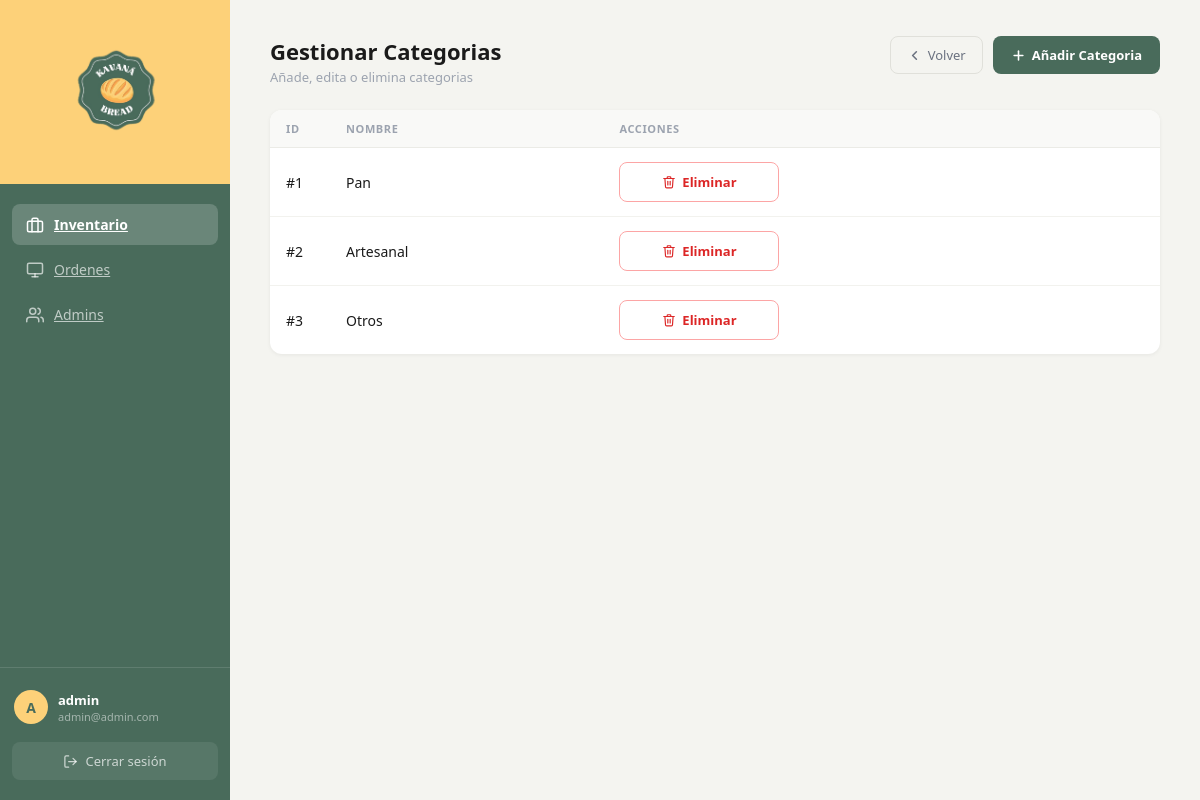
The page /admin/manage-categories.php (signed in) on the database its author committed.
### tables this page shows
CREATE TABLE `category` (
  `category_ID` int(11) NOT NULL,
  `name` varchar(100) NOT NULL
);

### admin/manage-categories.php (the view, shortened to what this page needs)
<?php
include(__DIR__ . '/../config/db.php');
?>
<!DOCTYPE html>
<html lang="es">
<head>
    <link rel="stylesheet" href="/kavanabread/assets/styles.css">
</head>
<body class="admin-layout">
    <aside class="admin-sidebar">
        <div class="sidebar-logo">
            <img src="../assets/logo.png" alt="Kavana Bread">
        </div>
        <nav class="sidebar-nav">
            <a href="panel.php" class="nav-item active">
                Inventario
            </a>
            <a href="panel.php" class="nav-item">
                <svg xmlns="http://www.w3.org/2000/svg" width="18" height="18" viewBox="0 0 24 24" fill="none" stroke="currentColor" stroke-width="2" stroke-linecap="round" stroke-linejoin="round"><rect x="2" y="3" width="20" height="14" rx="2"/><line x1="8" y1="21" x2="16" y2="21"/><line x1="12" y1="17" x2="12" y2="21"/></svg>
                Ordenes
            </a>
            <a href="panel.php" class="nav-item">
                Admins
            </a>
        </nav>
        <div class="sidebar-footer">
            <div class="user-chip">
                <div class="user-avatar"><?php echo strtoupper(substr($_SESSION['username'], 0, 1)); ?></div>
                <div class="user-details">
                    <span><?php echo htmlspecialchars($_SESSION['username']); ?></span>
                    <small><?php echo htmlspecialchars($_SESSION['email']); ?></small>
                </div>
            </div>
            <a href="../logout.php" class="btn-logout">
                <svg xmlns="http://www.w3.org/2000/svg" width="15" height="15" viewBox="0 0 24 24" fill="none" stroke="currentColor" stroke-width="2" stroke-linecap="round" stroke-linejoin="round"><path d="M9 21H5a2 2 0 0 1-2-2V5a2 2 0 0 1 2-2h4"/><polyline points="16 17 21 12 16 7"/><line x1="21" y1="12" x2="9" y2="12"/></svg>
                Cerrar sesión
            </a>
        </div>
    </aside>
    <main class="admin-main">
        <div class="tab-header">
            <div>
                <h1>Gestionar Categorias</h1>
                <p class="tab-subtitle">Añade, edita o elimina categorias</p>
            </div>
            <div style="display:flex; gap:10px;">
                <a href="panel.php" class="btn-back">
                    <svg xmlns="http://www.w3.org/2000/svg" width="15" height="15" viewBox="0 0 24 24" fill="none" stroke="currentColor" stroke-width="2.5" stroke-linecap="round" stroke-linejoin="round"><polyline points="15 18 9 12 15 6"/></svg>
                    Volver
                </a>
                <a href="add-category.php" class="btn-primary">
                    <svg xmlns="http://www.w3.org/2000/svg" width="15" height="15" viewBox="0 0 24 24" fill="none" stroke="currentColor" stroke-width="2.5" stroke-linecap="round" stroke-linejoin="round"><line x1="12" y1="5" x2="12" y2="19"/><line x1="5" y1="12" x2="19" y2="12"/></svg>
                    Añadir Categoria
                </a>
            </div>
        </div>
        <div class="content-card">
            <table class="admin-table">
                <thead>
                    <tr>
                        <th>ID</th>
                        <th>Nombre</th>
                        <th>Acciones</th>
                    </tr>
                </thead>
                <tbody>
                    <?php
                    $catResult = mysqli_query($conn, "SELECT category_ID, name FROM category");
                    while ($cat = mysqli_fetch_array($catResult)) { ?>
                     <form method="POST">
                    <tr>
                        <td class="td-id">#<?php echo $cat['category_ID']; ?></td>
                        <td class="td-name"><?php echo htmlspecialchars($cat['name']); ?></td>
                        <td class="td-actions">
                            <button type="submit" name="eliminar" class="btn-danger btn-danger-sm" style="min-width:160px; justify-content:center;" onclick="return confirm('¿Eliminar esta categoria?');">
                                Eliminar
                            </button>
                        </td>
                          </form>
                    <?php } ?>
                </tbody>
            </table>
        </div>
    </main>
</body>
</html>

### assets/styles.css (style rules this page uses)
* { margin: 0; padding: 0; box-sizing: border-box; }
body { font-family: 'Segoe UI', sans-serif; }
.admin-layout { display: flex; min-height: 100vh; background-color: #f4f4f0; font-family: 'Segoe UI', sans-serif; }
.admin-sidebar { width: 230px; background-color: #496B5B; display: flex; flex-direction: column; position: fixed; top: 0; left: 0; height: 100vh; z-index: 100; }
.sidebar-logo { background-color: #FDD179; padding: 28px 20px; display: flex; align-items: center; justify-content: center; }
.sidebar-logo img { width: 96px; height: auto; object-fit: contain; }
.sidebar-nav { flex: 1; padding: 20px 12px; display: flex; flex-direction: column; gap: 4px; }
.nav-item { display: flex; align-items: center; gap: 10px; width: 100%; padding: 11px 14px; border-radius: 8px; background: transparent; border: none; color: rgba(255, 255, 255, 0.65); font-size: 14px; font-weight: 500; font-family: 'Segoe UI', sans-serif; cursor: pointer; text-align: left; transition: background-color 0.15s, color 0.15s; }
.nav-item.active { background-color: rgba(255, 255, 255, 0.18); color: #ffffff; font-weight: 600; }
.sidebar-footer { padding: 16px 12px 20px; border-top: 1px solid rgba(255, 255, 255, 0.12); display: flex; flex-direction: column; gap: 12px; }
.user-chip { display: flex; align-items: center; gap: 10px; padding: 6px 2px; }
.user-avatar { width: 34px; height: 34px; border-radius: 50%; background-color: #FDD179; color: #496B5B; display: flex; align-items: center; justify-content: center; font-size: 14px; font-weight: 700; flex-shrink: 0; }
.user-details { display: flex; flex-direction: column; overflow: hidden; }
.user-details span { color: #ffffff; font-size: 13px; font-weight: 600; white-space: nowrap; overflow: hidden; text-overflow: ellipsis; }
.user-details small { color: rgba(255, 255, 255, 0.5); font-size: 11px; white-space: nowrap; overflow: hidden; text-overflow: ellipsis; }
.btn-logout { display: flex; align-items: center; justify-content: center; gap: 7px; padding: 10px 14px; background-color: rgba(255, 255, 255, 0.08); color: rgba(255, 255, 255, 0.7); text-decoration: none; border-radius: 8px; font-size: 13px; font-weight: 500; transition: background-color 0.15s, color 0.15s; }
.admin-main { margin-left: 230px; flex: 1; padding: 36px 40px; min-height: 100vh; }
.tab-header { display: flex; align-items: flex-start; justify-content: space-between; margin-bottom: 24px; }
.tab-header h1 { font-size: 22px; font-weight: 700; color: #1a1a1a; margin-bottom: 2px; }
.tab-subtitle { font-size: 13px; color: #9ca3af; margin: 0; }
.btn-primary { display: inline-flex; align-items: center; gap: 6px; padding: 10px 18px; background-color: #496B5B; color: #ffffff; border: none; border-radius: 8px; font-size: 13px; font-weight: 600; font-family: 'Segoe UI', sans-serif; cursor: pointer; text-decoration: none; transition: background-color 0.15s; white-space: nowrap; flex-shrink: 0; }
.content-card { background-color: #ffffff; border-radius: 12px; overflow: hidden; box-shadow: 0 1px 4px rgba(0, 0, 0, 0.06); }
.admin-table { width: 100%; border-collapse: collapse; }
.admin-table thead tr { background-color: #f9f9f7; border-bottom: 1px solid #ebebe6; }
.admin-table th { padding: 11px 16px; text-align: left; font-size: 11px; font-weight: 600; color: #9ca3af; text-transform: uppercase; letter-spacing: 0.6px; }
.admin-table td { padding: 14px 16px; font-size: 14px; color: #1a1a1a; border-bottom: 1px solid #f2f2ee; vertical-align: middle; }
.admin-table tbody tr:last-child td { border-bottom: none; }
.td-id { color: #9ca3af; font-size: 13px; font-weight: 500; width: 60px; }
.td-name { font-weight: 500; }
.btn-danger-sm { padding: 6px 12px; font-size: 12px; }
.btn-back { display: inline-flex; align-items: center; gap: 6px; padding: 9px 16px; background-color: transparent; border: 1.5px solid #e0e0da; color: #6b7280; border-radius: 8px; font-size: 13px; font-weight: 500; font-family: 'Segoe UI', sans-serif; text-decoration: none; transition: border-color 0.15s, color 0.15s; white-space: nowrap; flex-shrink: 0; }
.btn-danger { display: inline-flex; align-items: center; gap: 6px; padding: 10px 16px; background-color: transparent; border: 1.5px solid #fca5a5; color: #dc2626; border-radius: 8px; font-size: 13px; font-weight: 600; font-family: 'Segoe UI', sans-serif; text-decoration: none; cursor: pointer; transition: background-color 0.15s, border-color 0.15s; }

### rows shown on the page
category: category_ID "1", name "Pan"
category: category_ID "2", name "Artesanal"
category: category_ID "3", name "Otros"

### other values the page prints
substr($_SESSION['username'], 0, 1) "A"
$_SESSION['username'] "admin"
$_SESSION['email'] "admin@admin.com"
